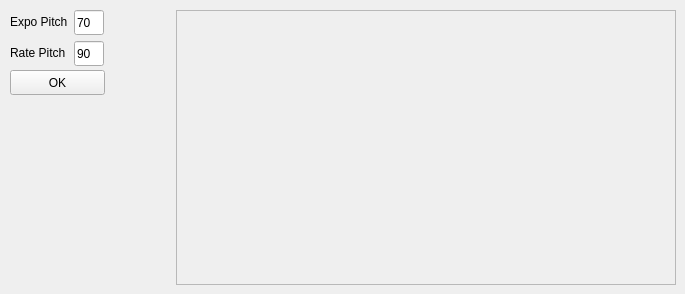
      <widget class="QWidget" name="tab_PitchExpo">
       <attribute name="title">
        <string>Pitch Expo</string>
       </attribute>
       <widget class="QScrollArea" name="scrollArea_Charts_PitchExpo">
        <property name="geometry">
         <rect>
          <x>176</x>
          <y>10</y>
          <width>500</width>
          <height>275</height>
         </rect>
        </property>
        <property name="styleSheet">
         <string notr="true">padding: 10px;</string>
        </property>
        <property name="widgetResizable">
         <bool>true</bool>
        </property>
        <widget class="QWidget" name="scrollAreaWidgetContents_2">
         <property name="geometry">
          <rect>
           <x>0</x>
           <y>0</y>
           <width>478</width>
           <height>253</height>
          </rect>
         </property>
        </widget>
       </widget>
       <widget class="QPushButton" name="btn_OK_ExpoPitch">
        <property name="geometry">
         <rect>
          <x>10</x>
          <y>70</y>
          <width>95</width>
          <height>25</height>
         </rect>
        </property>
        <property name="minimumSize">
         <size>
          <width>95</width>
          <height>25</height>
         </size>
        </property>
        <property name="maximumSize">
         <size>
          <width>95</width>
          <height>40</height>
         </size>
        </property>
        <property name="font">
         <font>
          <family>Arial</family>
          <pointsize>9</pointsize>
         </font>
        </property>
        <property name="text">
         <string>OK</string>
        </property>
       </widget>
       <widget class="QWidget" name="layoutWidget">
        <property name="geometry">
         <rect>
          <x>10</x>
          <y>10</y>
          <width>101</width>
          <height>58</height>
         </rect>
        </property>
        <layout class="QFormLayout" name="formLayout">
         <item row="0" column="0">
          <widget class="QLabel" name="label_expo_pitch">
           <property name="font">
            <font>
             <family>Arial</family>
             <pointsize>9</pointsize>
            </font>
           </property>
           <property name="text">
            <string>Expo Pitch</string>
           </property>
          </widget>
         </item>
         <item row="0" column="1">
          <widget class="QLineEdit" name="lineEdit_expoPitch">
           <property name="minimumSize">
            <size>
             <width>30</width>
             <height>25</height>
            </size>
           </property>
           <property name="maximumSize">
            <size>
             <width>30</width>
             <height>25</height>
            </size>
           </property>
           <property name="font">
            <font>
             <family>Arial</family>
             <pointsize>9</pointsize>
            </font>
           </property>
           <property name="text">
            <string>70</string>
           </property>
          </widget>
         </item>
         <item row="1" column="0">
          <widget class="QLabel" name="label_rate_pitch">
           <property name="font">
            <font>
             <family>Arial</family>
             <pointsize>9</pointsize>
            </font>
           </property>
           <property name="text">
            <string>Rate Pitch</string>
           </property>
          </widget>
         </item>
         <item row="1" column="1">
          <widget class="QLineEdit" name="lineEdit_ratePitch">
           <property name="minimumSize">
            <size>
             <width>30</width>
             <height>25</height>
            </size>
           </property>
           <property name="maximumSize">
            <size>
             <width>30</width>
             <height>25</height>
            </size>
           </property>
           <property name="font">
            <font>
             <family>Arial</family>
             <pointsize>9</pointsize>
            </font>
           </property>
           <property name="text">
            <string>90</string>
           </property>
          </widget>
         </item>
        </layout>
       </widget>
      </widget>
